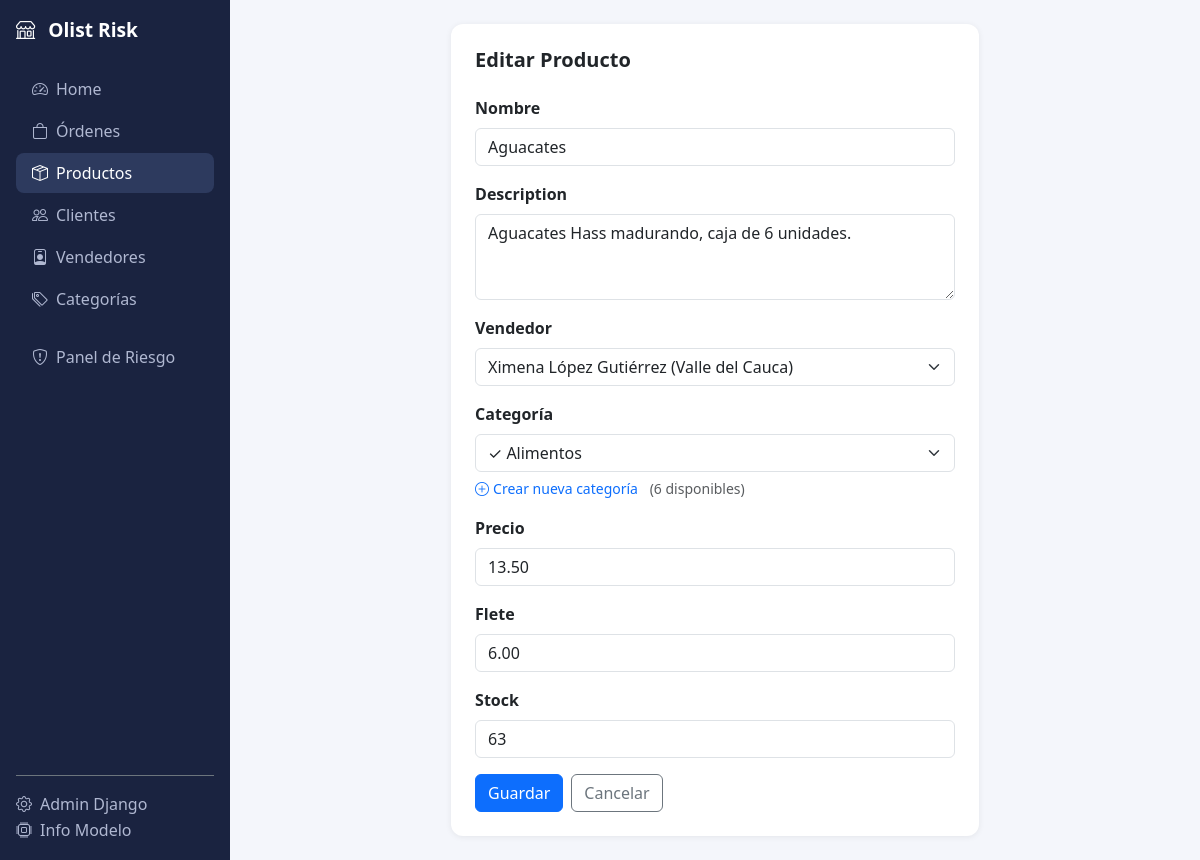
The app's page /productos/27/editar/ with its own data.
### marketplace/models.py (models this page shows, shortened)
class Product(models.Model):
    seller        = models.ForeignKey(Seller, on_delete=models.CASCADE, related_name="products", verbose_name="Vendedor")
    category      = models.ForeignKey(Category, on_delete=models.SET_NULL, null=True, blank=True, related_name="products", verbose_name="Categoría")
    name          = models.CharField(max_length=300, verbose_name="Nombre")
    description   = models.TextField(blank=True)
    price         = models.DecimalField(max_digits=12, decimal_places=2, verbose_name="Precio")
    freight_value = models.DecimalField(max_digits=10, decimal_places=2, default=0, verbose_name="Flete")
    stock         = models.PositiveIntegerField(default=0)
    created_at    = models.DateTimeField(auto_now_add=True)
    class Meta:
        verbose_name        = "Producto"
        verbose_name_plural = "Productos"

### marketplace/views.py (the view)
# urls.py: path("productos/<int:pk>/editar/",    views.product_edit,        name="product_edit"),
def product_edit(request, pk):
    product    = get_object_or_404(Product, pk=pk)
    form       = ProductForm(request.POST or None, instance=product)
    categories = Category.objects.order_by("name")
    if form.is_valid():
        form.save()
        messages.success(request, "Producto actualizado.")
        return redirect("marketplace:product_detail", pk=pk)
    return render(request, "marketplace/product_form.html", {
        "form": form, "title": "Editar Producto", "categories": categories,
    })

### marketplace/forms.py
class ProductForm(forms.ModelForm):
    class Meta:
        model  = Product
        fields = ["name", "description", "seller", "category", "price", "freight_value", "stock"]
        widgets = {
            "name":          forms.TextInput(attrs={"class": "form-control"}),
            "description":   forms.Textarea(attrs={"class": "form-control", "rows": 3}),
            "seller":        forms.Select(attrs={"class": "form-select"}),
            "category":      forms.Select(attrs={"class": "form-select"}),
            "price":         forms.NumberInput(attrs={"class": "form-control", "step": "0.01"}),
            "freight_value": forms.NumberInput(attrs={"class": "form-control", "step": "0.01"}),
            "stock":         forms.NumberInput(attrs={"class": "form-control"}),
        }

### marketplace/models.py (called while the page is built)
    def __str__(self):
        flag = "⚠️" if self.is_high_risk else "✓"
        return f"{flag} {self.name}"

    def __str__(self):
        return f"{self.name} ({self.get_seller_state_display()})"

### marketplace/templates/marketplace/product_form.html (shortened to what this page needs)
{% extends "marketplace/base.html" %}
{% block content %}
<div class="row justify-content-center">
  <div class="col-lg-7">
    <div class="card p-4">
      <div class="d-flex justify-content-between align-items-center mb-4">
        <h5 class="fw-bold mb-0">{{ title }}</h5>
      </div>
      <form method="post">
        {% for field in form %}
        <div class="mb-3">
          <label class="form-label fw-semibold">{{ field.label }}</label>
          {{ field }}
          {% if field.name == "category" %}
            <div class="mt-1">
              <a href="{% url 'marketplace:category_create' %}?next={{ request.path }}"
                 class="small text-decoration-none">
                <i class="bi bi-plus-circle me-1"></i>Crear nueva categoría
              </a>
              {% if categories %}
                <span class="text-muted small ms-2">({{ categories.count }} disponibles)</span>
              {% endif %}
            </div>
          {% endif %}
        </div>
        {% endfor %}
        <div class="d-flex gap-2 mt-3">
          <button type="submit" class="btn btn-primary">Guardar</button>
          <a href="{% url 'marketplace:product_list' %}" class="btn btn-outline-secondary">Cancelar</a>
        </div>
      </form>
    </div>
  </div>
</div>
{% endblock %}

### marketplace/templates/marketplace/base.html (style rules this page uses)
body { background: #f4f6fb; }
.card { border: none; box-shadow: 0 1px 6px rgba(0,0,0,.07); border-radius: 12px; }

### records on screen
Product: form "Aguacates" "Aguacates Hass madurando, caja de 6 unidades." "Ximena López Gutiérrez (Valle del Cauca)" "✓ Alimentos" "13.50" "6.00" "63"

### other values on screen
{{ title }} "Editar Producto"
{{ field.label }} "Nombre" "Description" "Vendedor" "Categoría" "Precio" "Flete" "Stock"
{{ categories.count }} "6"
